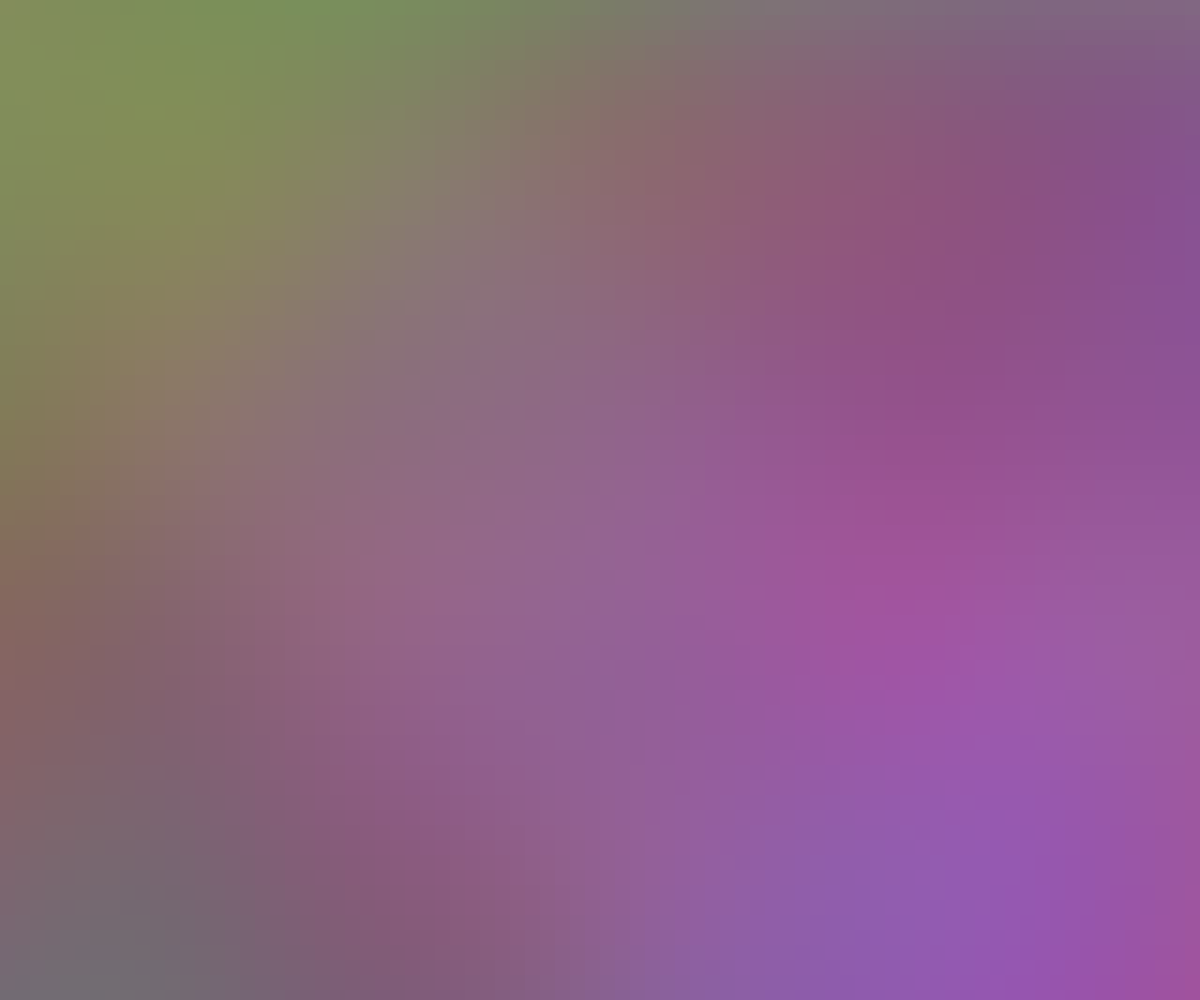
Frame 1 (no input)
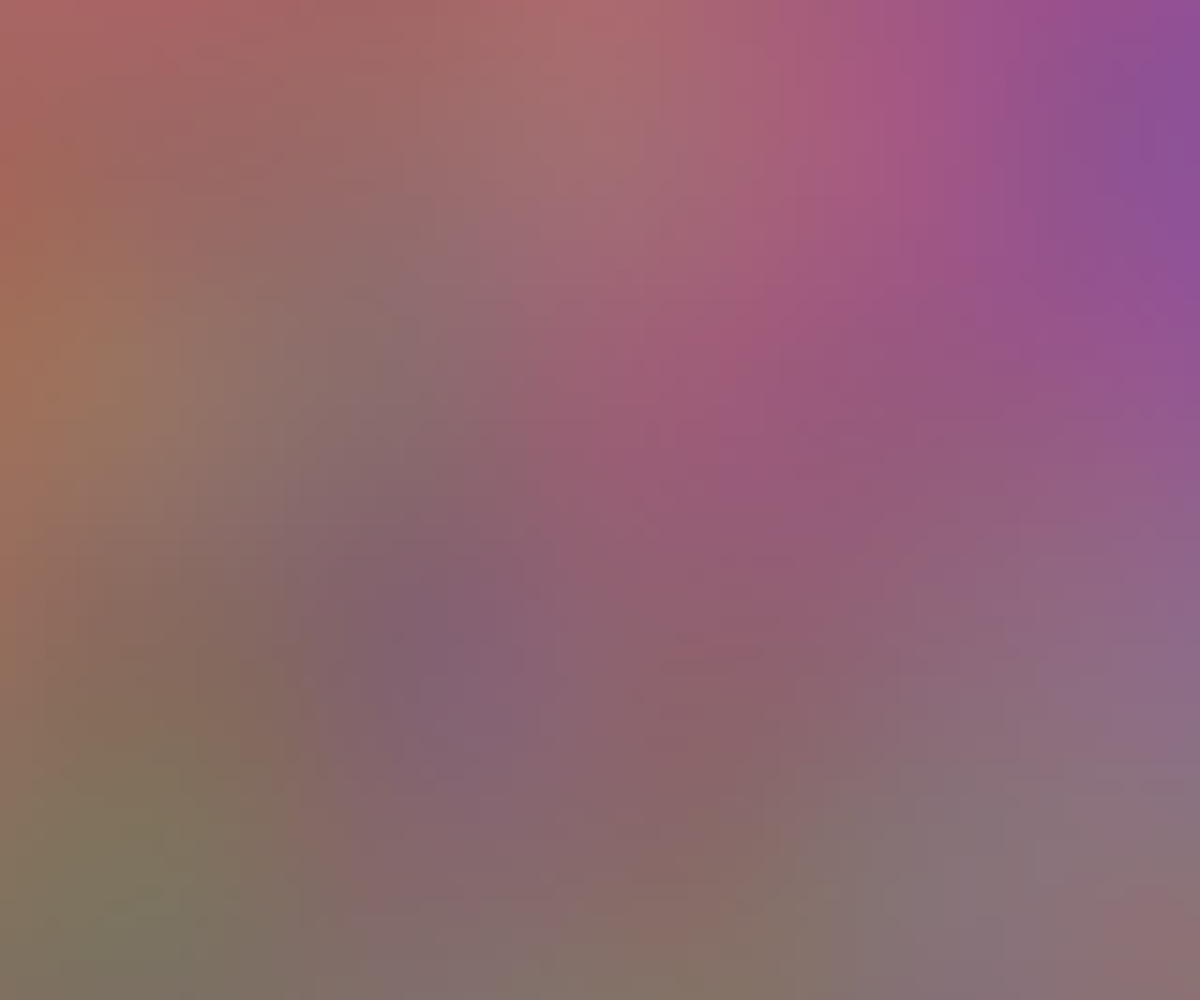
Frame 60 (no input)
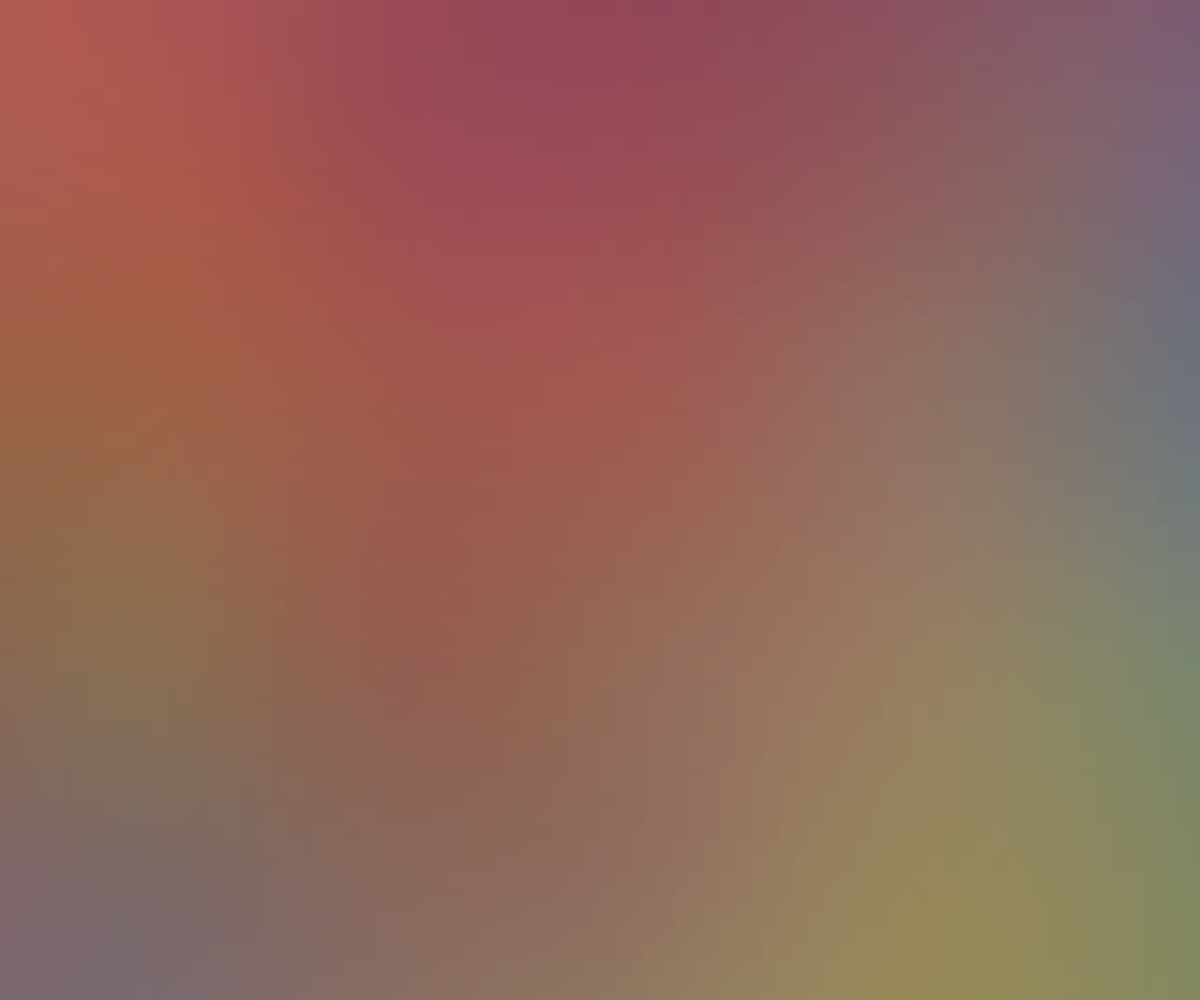
Frame 120 (the mouse pressed at the canvas centre since frame 60)

The p5.js sketch that drew these frames (run headless with seeded random() and noise() and a simulated clock; from frame 60 on, the mouse is pressed at the canvas centre):

// p5.js sketch
// ── sketch.js
let noiseScale, tNoiseScale, noiseVal, resolution, t, rN, gN, bN;

function setup() {
  createCanvas(windowWidth, windowHeight);
  noiseScale = 0.0005;
  noiseVal = random(100);
  tNoiseScale = 0.01;
  resolution = 15;
  t = random(1000);
  t2 = random(1000);
  rN = random(1000);
  gN = random(1000);
  bN = random(1000);
  noiseRStart = int(random(0, 1000));
  noiseGStart = int(random(0, 1000));
  noiseBStart = int(random(0, 1000));
}

function draw() {
  background(240);
  noStroke();
  for (let x = 0; x < width; x += resolution) {
    for (let y = 0; y < height; y += resolution) {
      let r = noise(x * noiseScale + rN, y * noiseScale + rN, t) * 255;
      let g = noise(x * noiseScale + gN, y * noiseScale + gN, t) * 255;
      let b = noise(x * noiseScale + bN, y * noiseScale + bN, t) * 255;
      fill(r, g, b);
      rect(x, y, resolution, resolution);
  }
  }
  t += tNoiseScale;
}

function windowResized(){
  resizeCanvas(windowWidth, windowHeight);
}
